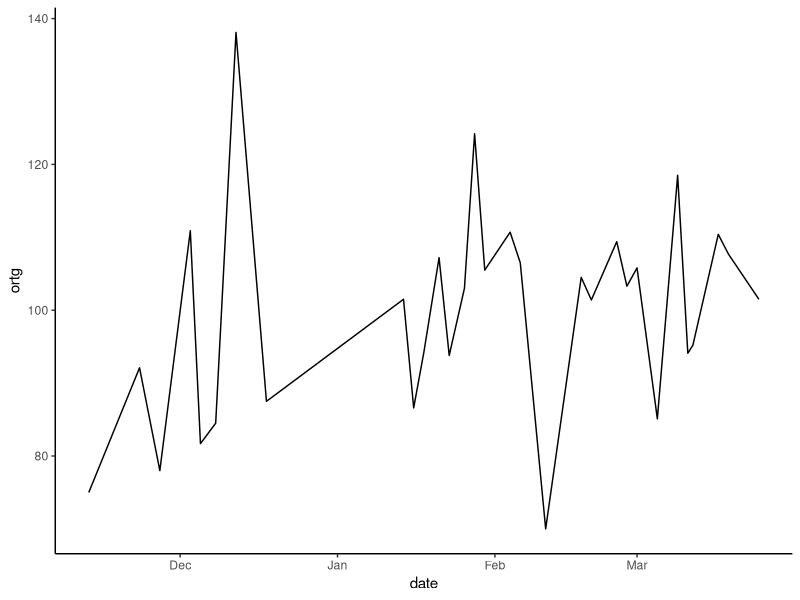
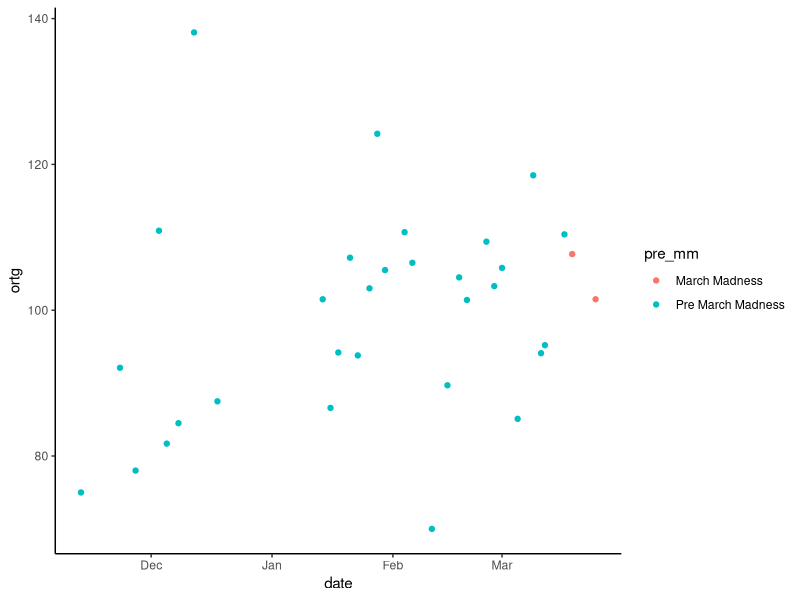

Here is the R script that generated these plots, in order:
library(tidyverse)
library(lubridate)

stats <- readxl::read_excel('stats.xlsx') |> 
  rename(ft_per_fga = `ft/fga`) |> 
  mutate(date = ymd(date),
         pre_mm = if_else(date <= '2022-03-17','Pre March Madness', 'March Madness'))

plot_stat <- function(stat) {
  
  stats |>
    ggplot(aes(x = date, y = {{stat}})) +
    geom_line() +
    theme_classic()
}

plot_stat(ortg)

stats |> 
  group_by(pre_mm) |> 
  summarise(across(.cols = where(is.numeric),mean))

stats |> 
  ggplot(aes(x = date, y = ortg, color = pre_mm)) +
  geom_point() +
  theme_classic()
